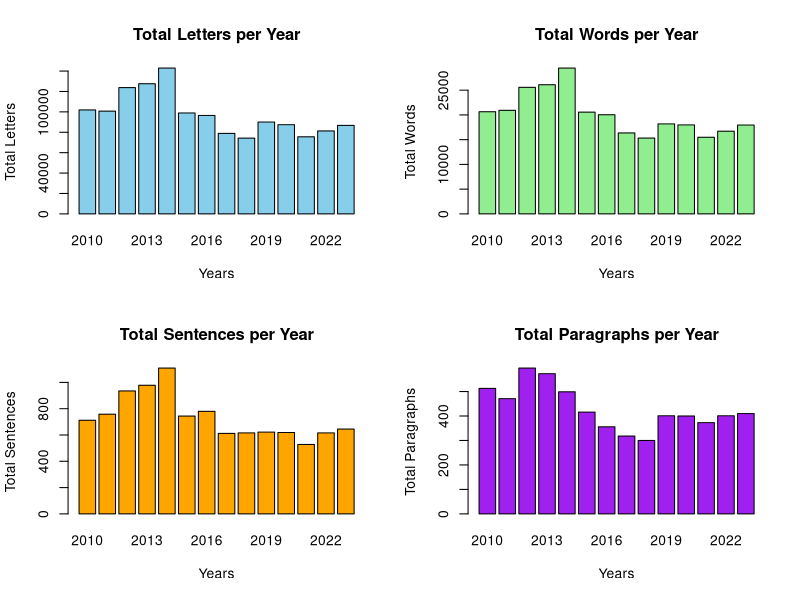
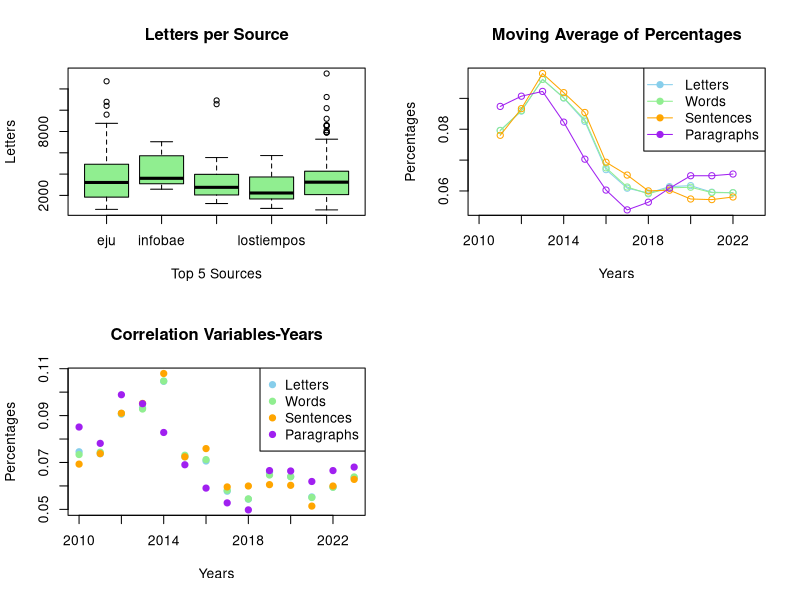
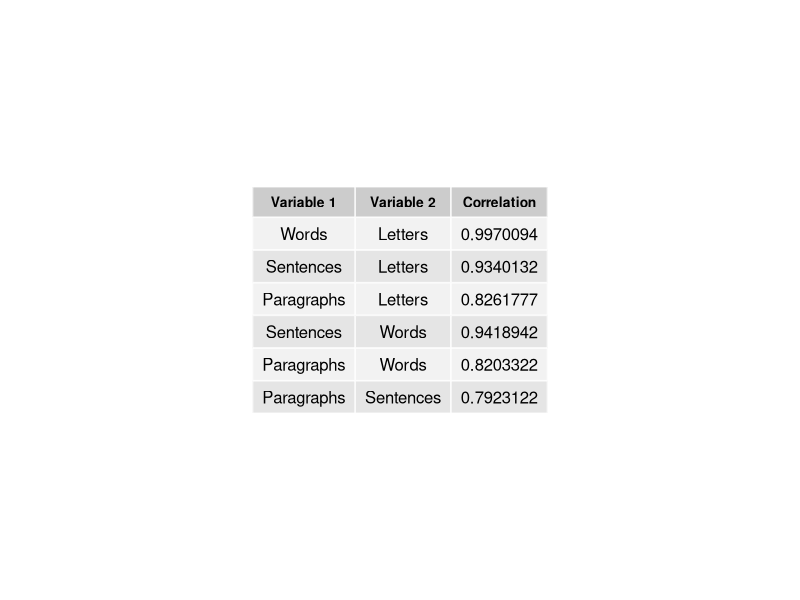

R code for these plots, in order:
if (!file.exists("../DATA/data.csv")) {
  stop("El archivo '../DATA/data.csv' no existe.")
}
data <- read.csv("../DATA/data.csv")

data <- data[data$Year >= 2010 & data$Year <= 2023, ]

years <- 2010:2023
total_letters <- numeric(length(years))
total_words <- numeric(length(years))
total_sentences <- numeric(length(years))
total_paragraphs <- numeric(length(years))
yearly_totals <- numeric(length(years)) 

for (i in seq_along(years)) {
  year_data <- data[data$Year == years[i], ]
  total_letters[i] <- sum(year_data$Letters, na.rm = TRUE)
  total_words[i] <- sum(year_data$Words, na.rm = TRUE)
  total_sentences[i] <- sum(year_data$Sentences, na.rm = TRUE)
  total_paragraphs[i] <- sum(year_data$Paragraphs, na.rm = TRUE)
  yearly_totals[i] <- total_letters[i] + total_words[i] + total_sentences[i] + total_paragraphs[i]
}

percent_letters <- total_letters / sum(total_letters, na.rm = TRUE)
percent_words <- total_words / sum(total_words, na.rm = TRUE)
percent_sentences <- total_sentences / sum(total_sentences, na.rm = TRUE)
percent_paragraphs <- total_paragraphs / sum(total_paragraphs, na.rm = TRUE)

moving_avg <- function(x, n = 3) {
  x[is.na(x)] <- 0 
  stats::filter(x, rep(1 / n, n), sides = 2)
}

letters_moving_avg <- moving_avg(percent_letters)
words_moving_avg <- moving_avg(percent_words)
sentences_moving_avg <- moving_avg(percent_sentences)
paragraphs_moving_avg <- moving_avg(percent_paragraphs)

top_sources <- aggregate(Letters ~ Source, data = data, sum)
top_sources <- top_sources[order(-top_sources$Letters), ][1:5, "Source"]

top_data <- data[data$Source %in% top_sources, ]

correlation_matrix <- cor(data[, c("Letters", "Words", "Sentences", "Paragraphs")], use = "complete.obs")

if (!require(gridExtra)) install.packages("gridExtra", dependencies = TRUE)
if (!require(grid)) install.packages("grid", dependencies = TRUE)

pdf("../GRAPHICS/graphics.pdf", width = 20, height = 12)

par(mfrow = c(2, 2))
barplot(total_letters, col = "skyblue", main = "Total Letters per Year", xlab = "Years", ylab = "Total Letters", names.arg = years)
barplot(total_words, col = "lightgreen", main = "Total Words per Year", xlab = "Years", ylab = "Total Words", names.arg = years)
barplot(total_sentences, col = "orange", main = "Total Sentences per Year", xlab = "Years", ylab = "Total Sentences", names.arg = years)
barplot(total_paragraphs, col = "purple", main = "Total Paragraphs per Year", xlab = "Years", ylab = "Total Paragraphs", names.arg = years)

par(mfrow = c(2, 2))
boxplot(Letters ~ Source, data = top_data, main = "Letters per Source", xlab = "Top 5 Sources", ylab = "Letters", col = "lightgreen")

plot(years, letters_moving_avg, type = "o", col = "skyblue", main = "Moving Average of Percentages", xlab = "Years", ylab = "Percentages",
     ylim = range(c(letters_moving_avg, words_moving_avg, sentences_moving_avg, paragraphs_moving_avg), na.rm = TRUE))
lines(years, words_moving_avg, type = "o", col = "lightgreen")
lines(years, sentences_moving_avg, type = "o", col = "orange")
lines(years, paragraphs_moving_avg, type = "o", col = "purple")
legend("topright", legend = c("Letters", "Words", "Sentences", "Paragraphs"), col = c("skyblue", "lightgreen", "orange", "purple"), lty = 1, pch = 19)

plot(years, percent_letters, type = "p", col = "skyblue", pch = 19, ylim = range(
  c(percent_letters, percent_words, percent_sentences, percent_paragraphs), na.rm = TRUE
), 
main = "Correlation Variables-Years", 
xlab = "Years", 
ylab = "Percentages")
points(years, percent_words, col = "lightgreen", pch = 19)
points(years, percent_sentences, col = "orange", pch = 19)
points(years, percent_paragraphs, col = "purple", pch = 19)
legend("topright", legend = c("Letters", "Words", "Sentences", "Paragraphs"),
       col = c("skyblue", "lightgreen", "orange", "purple"),
       pch = 19)

correlation_matrix <- cor(data[, c("Letters", "Words", "Sentences", "Paragraphs")], use = "complete.obs")
correlation_table <- as.data.frame(as.table(correlation_matrix))
correlation_table <- correlation_table[correlation_table$Var1 != correlation_table$Var2, ] 
correlation_table <- correlation_table[!duplicated(t(apply(correlation_table[, 1:2], 1, sort))), ]

colnames(correlation_table) <- c("Variable 1", "Variable 2", "Correlation")
grid.newpage()
grid.table(correlation_table, rows = NULL, theme = ttheme_default(
  colhead = list(fg_params = list(fontface = "bold", fontsize = 10)), 
  padding = unit(c(5, 5), "mm")
))

dev.off()
